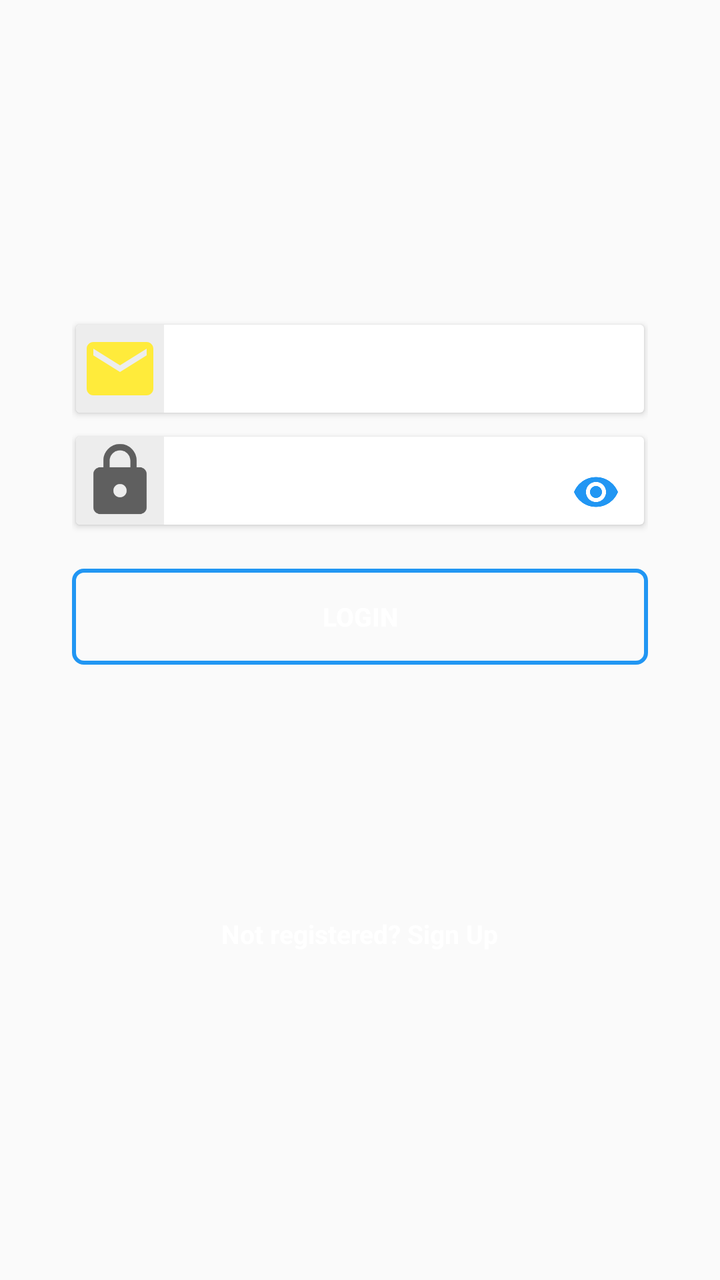
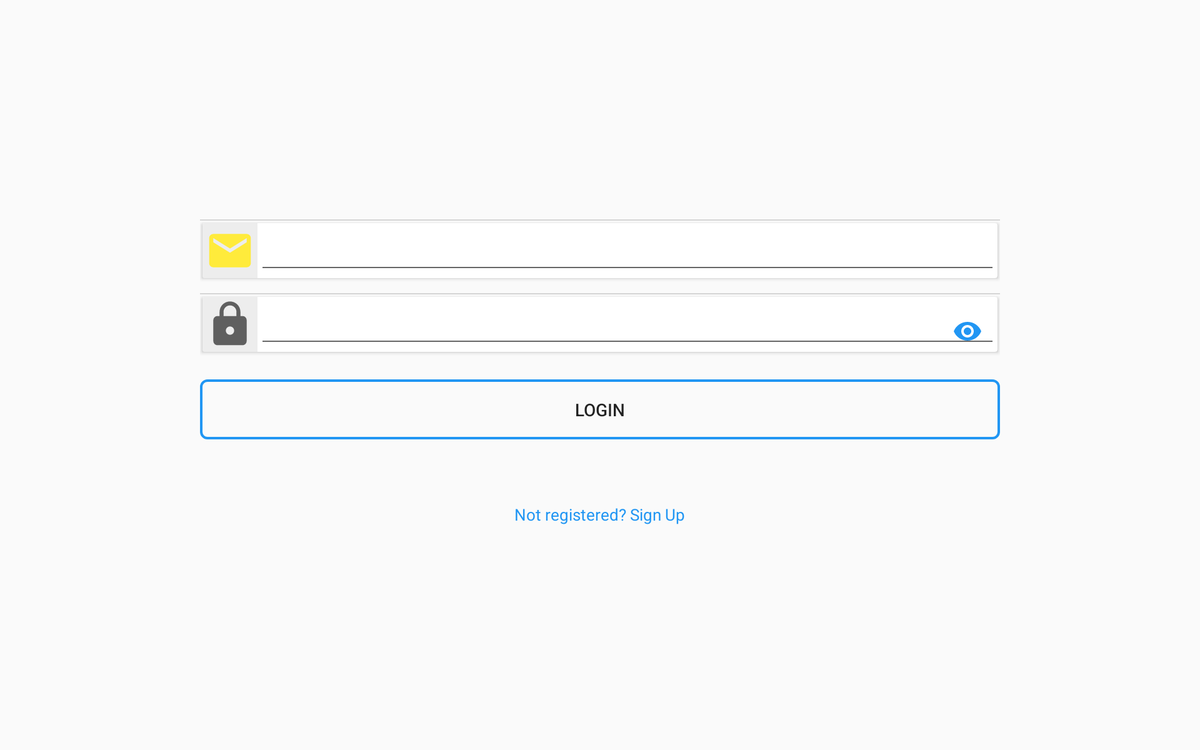

Compare how this app lays out the same screen by default and in its alternative resource folder. The renders come first, then the two layout files and the values they reference.
<!-- AndroidManifest.xml: activity theme AppTheme.NoActionBar -->
<!-- res/layout/activity_login.xml -->
<?xml version="1.0" encoding="utf-8"?>
<LinearLayout xmlns:android="http://schemas.android.com/apk/res/android"
    xmlns:app="http://schemas.android.com/apk/res-auto"
    android:layout_width="match_parent"
    android:layout_height="match_parent"
    android:background="@drawable/cast_background">

    <LinearLayout
        android:layout_width="match_parent"
        android:layout_height="match_parent"
        android:orientation="vertical"
        android:background="@color/primary_light"
        android:gravity="center_vertical"
        android:weightSum="100">
        <FrameLayout
            android:layout_width="match_parent"
            android:layout_height="0dp"
            android:layout_weight="50"
            android:layout_marginLeft="20dp"
            android:layout_marginStart="20dp"
            android:layout_marginRight="20dp"
            android:layout_marginEnd="20dp">
            <LinearLayout
                android:layout_width="match_parent"
                android:layout_height="wrap_content"
                android:layout_marginBottom="10dp"
                android:padding="16dp"
                android:orientation="vertical">
                <android.support.v7.widget.CardView
                    android:layout_width="match_parent"
                    android:layout_height="wrap_content"
                    app:cardElevation="2dp"
                    android:layout_margin="2dp">
                    <LinearLayout
                        android:layout_width="match_parent"
                        android:layout_height="wrap_content"
                        android:orientation="horizontal">
                        <FrameLayout
                            android:layout_width="wrap_content"
                            android:layout_height="wrap_content"
                            android:background="@color/item_color"
                            android:padding="2dp">
                            <ImageView
                                android:layout_width="@dimen/profile_image_size"
                                android:layout_height="@dimen/profile_image_size"
                                android:scaleType="centerCrop"
                                android:src="@drawable/ic_email_black_24dp"/>
                        </FrameLayout>
                        <EditText
                            android:id="@+id/cast_email"
                            android:layout_width="match_parent"
                            android:layout_height="match_parent"
                            android:inputType="textWebEmailAddress"
                            android:textSize="@dimen/cast_gender_title"
                            android:textStyle="bold"
                            android:textColor="@color/black_tin"
                            android:background="@android:color/transparent"
                            android:padding="4dp"/>
                        <android.support.design.widget.TextInputLayout
                            android:id="@+id/input_email"
                            android:layout_width="match_parent"
                            android:layout_height="match_parent"
                            android:hint="Email"
                            android:textColorHint="@color/colorPrimary">
                        </android.support.design.widget.TextInputLayout>
                    </LinearLayout>
                </android.support.v7.widget.CardView>

                <android.support.v7.widget.CardView
                    android:layout_width="match_parent"
                    android:layout_height="wrap_content"
                    app:cardElevation="2dp"
                    android:layout_marginTop="10dp"
                    android:layout_marginLeft="2dp"
                    android:layout_marginStart="2dp"
                    android:layout_marginRight="2dp"
                    android:layout_marginEnd="2dp"
                    android:layout_marginBottom="2dp">
                    <LinearLayout
                        android:layout_width="match_parent"
                        android:layout_height="wrap_content"
                        android:orientation="horizontal">
                        <FrameLayout
                            android:layout_width="wrap_content"
                            android:layout_height="wrap_content"
                            android:background="@color/item_color"
                            android:padding="2dp">
                            <ImageView
                                android:layout_width="@dimen/profile_image_size"
                                android:layout_height="@dimen/profile_image_size"
                                android:scaleType="centerCrop"
                                android:src="@drawable/ic_lock_black_24dp"/>
                        </FrameLayout>
                        <android.support.design.widget.TextInputLayout
                            android:id="@+id/input_password"
                            android:layout_width="match_parent"
                            android:layout_height="match_parent"
                            app:passwordToggleEnabled="true"
                            app:passwordToggleTint="@color/colorAccent">
                            <EditText
                                android:id="@+id/cast_password"
                                android:layout_width="match_parent"
                                android:layout_height="match_parent"
                                android:inputType="textPassword"
                                android:textSize="@dimen/cast_gender_title"
                                android:textStyle="bold"
                                android:textColor="@color/black_tin"
                                android:background="@android:color/transparent"
                                android:padding="4dp"/>
                        </android.support.design.widget.TextInputLayout>
                    </LinearLayout>
                </android.support.v7.widget.CardView>

                <Button
                    android:id="@+id/btn_login"
                    android:layout_marginTop="20dp"
                    android:layout_width="match_parent"
                    android:layout_height="wrap_content"
                    android:text="@string/action_log_in"
                    android:textColor="@android:color/white"
                    android:textSize="@dimen/cast_name"
                    android:textStyle="bold"
                    android:background="@drawable/button_background"/>
            </LinearLayout>
        </FrameLayout>

        <LinearLayout
            android:id="@+id/user_not_reg"
            android:layout_width="match_parent"
            android:layout_height="wrap_content"
            android:orientation="vertical"
            android:layout_marginTop="5dp"
            android:padding="10dp">
            <TextView
                android:id="@+id/not_reg"
                android:layout_width="wrap_content"
                android:layout_height="wrap_content"
                android:textColor="@android:color/white"
                android:padding="10dp"
                android:layout_gravity="center_horizontal"
                android:text="@string/not_sign_up"
                android:textStyle="bold"
                android:textSize="@dimen/cast_name"
                style="@android:style/TextAppearance.Medium" />
        </LinearLayout>
    </LinearLayout>

</LinearLayout>
<!-- resources referenced by this layout -->
<resources>
  <color name="black_tin">#99000000</color>
  <color name="colorAccent">#2196F3</color>
  <color name="colorPrimary">#9C27B0</color>
  <color name="item_color">#EDEDED</color>
  <!-- from res/values-sw320dp-xhdpi/ -->
  <dimen name="cast_gender_title">12sp</dimen>
  <!-- from res/values-sw320dp-xhdpi/ -->
  <dimen name="cast_name">13sp</dimen>
  <!-- from res/values-sw320dp-xhdpi/ -->
  <dimen name="profile_image_size">40dp</dimen>
  <!-- drawable button_background (drawable) -->
  <?xml version="1.0" encoding="utf-8"?>
  <selector xmlns:android="http://schemas.android.com/apk/res/android">
  
      
      <item android:state_pressed="true">
          <shape android:shape="rectangle">
              <solid android:color="@color/colorAccent"/>
              <corners android:radius="5dp"/>
              <padding
                  android:left="2dp"
                  android:right="2dp"
                  android:top="2dp"
                  android:bottom="2dp"/>
          </shape>
      </item>
  
      
      <item>
          <shape android:shape="rectangle">
              <gradient android:startColor="@android:color/transparent"
                  android:endColor="@android:color/transparent"/>
              <stroke android:color="@color/colorAccent"
                  android:width="2dp"/>
              <corners android:radius="5dp"/>
              <padding
                  android:left="2dp"
                  android:right="2dp"
                  android:top="2dp"
                  android:bottom="2dp"/>
          </shape>
      </item>
  </selector>
  <!-- drawable ic_email_black_24dp (drawable) -->
  <vector xmlns:android="http://schemas.android.com/apk/res/android"
          android:width="24dp"
          android:height="24dp"
          android:viewportWidth="24.0"
          android:viewportHeight="24.0">
      <path
          android:fillColor="#FFEB3B"
          android:pathData="M20,4L4,4c-1.1,0 -1.99,0.9 -1.99,2L2,18c0,1.1 0.9,2 2,2h16c1.1,0 2,-0.9 2,-2L22,6c0,-1.1 -0.9,-2 -2,-2zM20,8l-8,5 -8,-5L4,6l8,5 8,-5v2z"/>
  </vector>
  <!-- drawable ic_lock_black_24dp (drawable) -->
  <vector xmlns:android="http://schemas.android.com/apk/res/android"
          android:width="24dp"
          android:height="24dp"
          android:viewportWidth="24.0"
          android:viewportHeight="24.0">
      <path
          android:fillColor="@color/black_tin"
          android:pathData="M18,8h-1L17,6c0,-2.76 -2.24,-5 -5,-5S7,3.24 7,6v2L6,8c-1.1,0 -2,0.9 -2,2v10c0,1.1 0.9,2 2,2h12c1.1,0 2,-0.9 2,-2L20,10c0,-1.1 -0.9,-2 -2,-2zM12,17c-1.1,0 -2,-0.9 -2,-2s0.9,-2 2,-2 2,0.9 2,2 -0.9,2 -2,2zM15.1,8L8.9,8L8.9,6c0,-1.71 1.39,-3.1 3.1,-3.1 1.71,0 3.1,1.39 3.1,3.1v2z"/>
  </vector>
  <string name="action_log_in">Login</string>
  <string name="not_sign_up">Not registered? Sign Up</string>
  <style name="AppTheme.NoActionBar">
          <item name="windowActionBar">false</item>
          <item name="windowNoTitle">true</item>
      </style>
</resources>
<!-- res/layout-sw600dp-land/activity_login.xml (the repository's variant of the layout above) -->
<!-- drawn on a 7-inch tablet turned sideways -->
<?xml version="1.0" encoding="utf-8"?>
<LinearLayout xmlns:android="http://schemas.android.com/apk/res/android"
    xmlns:app="http://schemas.android.com/apk/res-auto"
    android:orientation="horizontal"
    android:layout_width="match_parent"
    android:layout_height="match_parent"
    android:gravity="center_horizontal"
    android:weightSum="100">
    <FrameLayout
        android:layout_width="0dp"
        android:layout_height="match_parent"
        android:layout_weight="70">
        <LinearLayout
            android:layout_width="match_parent"
            android:layout_height="match_parent"
            android:orientation="vertical"
            android:gravity="center_vertical">
            <ScrollView
                android:layout_width="match_parent"
                android:layout_height="wrap_content"
                android:padding="16dp">
                <LinearLayout
                    android:layout_width="match_parent"
                    android:layout_height="wrap_content"
                    android:layout_marginBottom="10dp"
                    android:orientation="vertical">

                    <View
                        android:layout_width="match_parent"
                        android:layout_height="1dp"
                        android:background="@color/black_gone"/>
                    <android.support.v7.widget.CardView
                        android:layout_width="match_parent"
                        android:layout_height="wrap_content"
                        app:cardElevation="2dp"
                        android:layout_margin="2dp">
                        <LinearLayout
                            android:layout_width="match_parent"
                            android:layout_height="wrap_content"
                            android:orientation="horizontal">
                            <FrameLayout
                                android:layout_width="wrap_content"
                                android:layout_height="wrap_content"
                                android:background="@color/item_color"
                                android:padding="2dp">
                                <ImageView
                                    android:layout_width="40dp"
                                    android:layout_height="40dp"
                                    android:scaleType="centerCrop"
                                    android:src="@drawable/ic_email_black_24dp"/>
                            </FrameLayout>
                            <EditText
                                android:id="@+id/cast_email"
                                android:layout_width="match_parent"
                                android:layout_height="match_parent"
                                android:inputType="textWebEmailAddress"
                                android:padding="4dp"/>
                            <android.support.design.widget.TextInputLayout
                                android:id="@+id/input_email"
                                android:layout_width="match_parent"
                                android:layout_height="match_parent"
                                android:hint="Email"
                                android:textColorHint="@color/colorPrimary">
                            </android.support.design.widget.TextInputLayout>
                        </LinearLayout>
                    </android.support.v7.widget.CardView>

                    <View
                        android:layout_width="match_parent"
                        android:layout_height="1dp"
                        android:background="@color/black_gone"
                        android:layout_marginTop="10dp"/>
                    <android.support.v7.widget.CardView
                        android:layout_width="match_parent"
                        android:layout_height="wrap_content"
                        app:cardElevation="2dp"
                        android:layout_margin="2dp">
                        <LinearLayout
                            android:layout_width="match_parent"
                            android:layout_height="wrap_content"
                            android:orientation="horizontal">
                            <FrameLayout
                                android:layout_width="wrap_content"
                                android:layout_height="wrap_content"
                                android:background="@color/item_color"
                                android:padding="2dp">
                                <ImageView
                                    android:layout_width="40dp"
                                    android:layout_height="40dp"
                                    android:scaleType="centerCrop"
                                    android:src="@drawable/ic_lock_black_24dp"/>
                            </FrameLayout>
                            <android.support.design.widget.TextInputLayout
                                android:id="@+id/input_password"
                                android:layout_width="match_parent"
                                android:layout_height="match_parent"
                                app:passwordToggleEnabled="true"
                                app:passwordToggleTint="@color/colorAccent">
                                <EditText
                                    android:id="@+id/cast_password"
                                    android:layout_width="match_parent"
                                    android:layout_height="match_parent"
                                    android:inputType="textPassword"
                                    android:padding="4dp"/>
                            </android.support.design.widget.TextInputLayout>
                        </LinearLayout>
                    </android.support.v7.widget.CardView>

                    <Button
                        android:id="@+id/btn_login"
                        android:layout_marginTop="20dp"
                        android:layout_width="match_parent"
                        android:layout_height="wrap_content"
                        android:text="@string/action_log_in"
                        android:background="@drawable/button_background"/>
                </LinearLayout>
            </ScrollView>

            <LinearLayout
                android:id="@+id/user_not_reg"
                android:layout_width="match_parent"
                android:layout_height="wrap_content"
                android:orientation="vertical"
                android:layout_marginTop="5dp"
                android:padding="10dp">
                <TextView
                    android:layout_width="wrap_content"
                    android:layout_height="wrap_content"
                    android:textColor="@color/colorAccent"
                    android:layout_gravity="center"
                    android:padding="10dp"
                    android:text="@string/not_sign_up"
                    android:textSize="13sp"
                    style="@android:style/TextAppearance.Medium" />
            </LinearLayout>
        </LinearLayout>
    </FrameLayout>

</LinearLayout>
<!-- resources referenced by the variant -->
<!-- as a 7-inch tablet turned sideways resolves them -->
<resources>
  <color name="black_gone">#26000000</color>
  <color name="colorAccent">#2196F3</color>
  <color name="colorPrimary">#9C27B0</color>
  <color name="item_color">#EDEDED</color>
  <!-- drawable button_background (drawable) -->
  <?xml version="1.0" encoding="utf-8"?>
  <selector xmlns:android="http://schemas.android.com/apk/res/android">
  
      
      <item android:state_pressed="true">
          <shape android:shape="rectangle">
              <solid android:color="@color/colorAccent"/>
              <corners android:radius="5dp"/>
              <padding
                  android:left="2dp"
                  android:right="2dp"
                  android:top="2dp"
                  android:bottom="2dp"/>
          </shape>
      </item>
  
      
      <item>
          <shape android:shape="rectangle">
              <gradient android:startColor="@android:color/transparent"
                  android:endColor="@android:color/transparent"/>
              <stroke android:color="@color/colorAccent"
                  android:width="2dp"/>
              <corners android:radius="5dp"/>
              <padding
                  android:left="2dp"
                  android:right="2dp"
                  android:top="2dp"
                  android:bottom="2dp"/>
          </shape>
      </item>
  </selector>
  <!-- drawable ic_email_black_24dp (drawable) -->
  <vector xmlns:android="http://schemas.android.com/apk/res/android"
          android:width="24dp"
          android:height="24dp"
          android:viewportWidth="24.0"
          android:viewportHeight="24.0">
      <path
          android:fillColor="#FFEB3B"
          android:pathData="M20,4L4,4c-1.1,0 -1.99,0.9 -1.99,2L2,18c0,1.1 0.9,2 2,2h16c1.1,0 2,-0.9 2,-2L22,6c0,-1.1 -0.9,-2 -2,-2zM20,8l-8,5 -8,-5L4,6l8,5 8,-5v2z"/>
  </vector>
  <!-- drawable ic_lock_black_24dp (drawable) -->
  <vector xmlns:android="http://schemas.android.com/apk/res/android"
          android:width="24dp"
          android:height="24dp"
          android:viewportWidth="24.0"
          android:viewportHeight="24.0">
      <path
          android:fillColor="@color/black_tin"
          android:pathData="M18,8h-1L17,6c0,-2.76 -2.24,-5 -5,-5S7,3.24 7,6v2L6,8c-1.1,0 -2,0.9 -2,2v10c0,1.1 0.9,2 2,2h12c1.1,0 2,-0.9 2,-2L20,10c0,-1.1 -0.9,-2 -2,-2zM12,17c-1.1,0 -2,-0.9 -2,-2s0.9,-2 2,-2 2,0.9 2,2 -0.9,2 -2,2zM15.1,8L8.9,8L8.9,6c0,-1.71 1.39,-3.1 3.1,-3.1 1.71,0 3.1,1.39 3.1,3.1v2z"/>
  </vector>
  <string name="action_log_in">Login</string>
  <string name="not_sign_up">Not registered? Sign Up</string>
  <style name="AppTheme.NoActionBar">
          <item name="windowActionBar">false</item>
          <item name="windowNoTitle">true</item>
      </style>
  <color name="black_tin">#99000000</color>
</resources>
